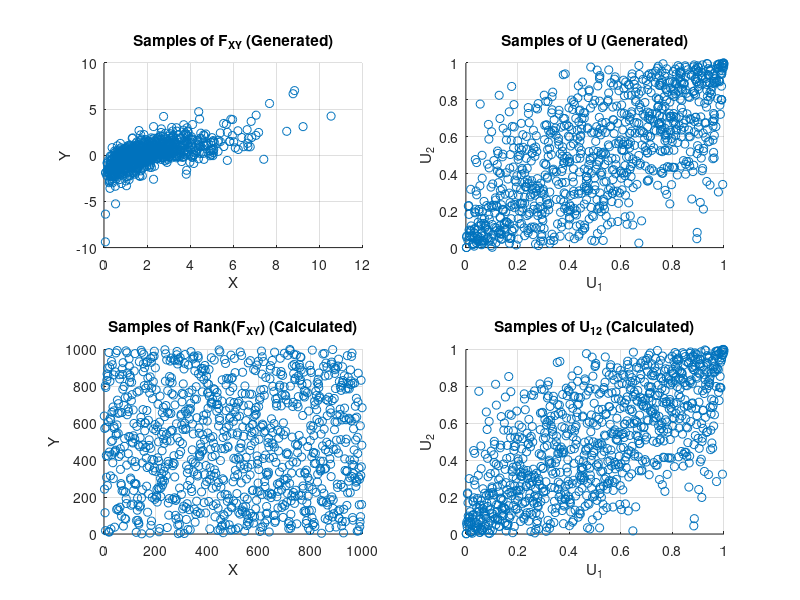

MATLAB code to generate this figure:
clear;
clc;

D = 2;
n = 1000;
% X = randn(D,n);

rho = .7;
Z = mvnrnd([0 0], [1 rho; rho 1], n);
U = normcdf(Z);
X = [gaminv(U(:,1),2,1) tinv(U(:,2),5)];

X = X';
U = U';
Z = Z';

for d=1:D
   [Z_sorted(d,:) index_alt(d,:)] = sort(X(d,:));
end 

index_alt;

for i=1:n
    for d=1:D        
        nU(d,index_alt(d,i)) =  i; 
        % values n*U(d,index_alt) in order to omit rounding errors
    end                
end
nU = nU/n;

subplot(2,2,1)
scatter(X(1,:),X(2,:))
title('Samples of F_X_Y (Generated)')
grid on
xlabel('X')
ylabel('Y')

subplot(2,2,2)
scatter(U(1,:),U(2,:))
title('Samples of U (Generated)')
grid on
xlabel('U_1')
ylabel('U_2')

subplot(2,2,3)
scatter(index_alt(1,:),index_alt(2,:))
title('Samples of Rank(F_X_Y) (Calculated)')
grid on
xlabel('X')
ylabel('Y')

subplot(2,2,4)
scatter(nU(1,:),nU(2,:))
title('Samples of U_1_2 (Calculated)')
grid on
xlabel('U_1')
ylabel('U_2')
